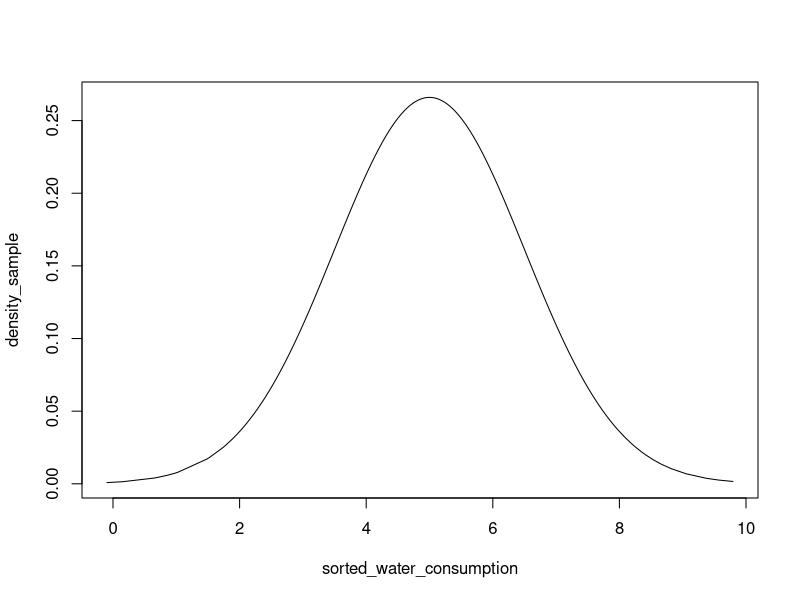
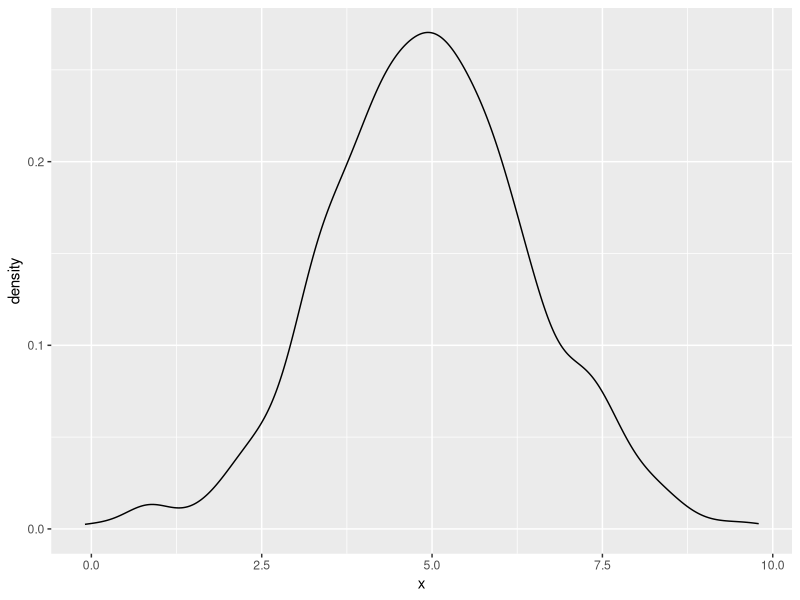
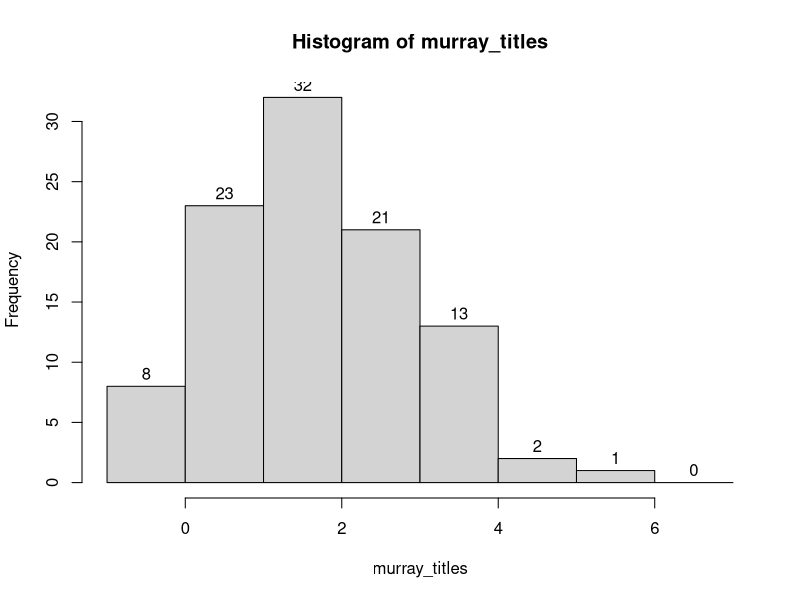
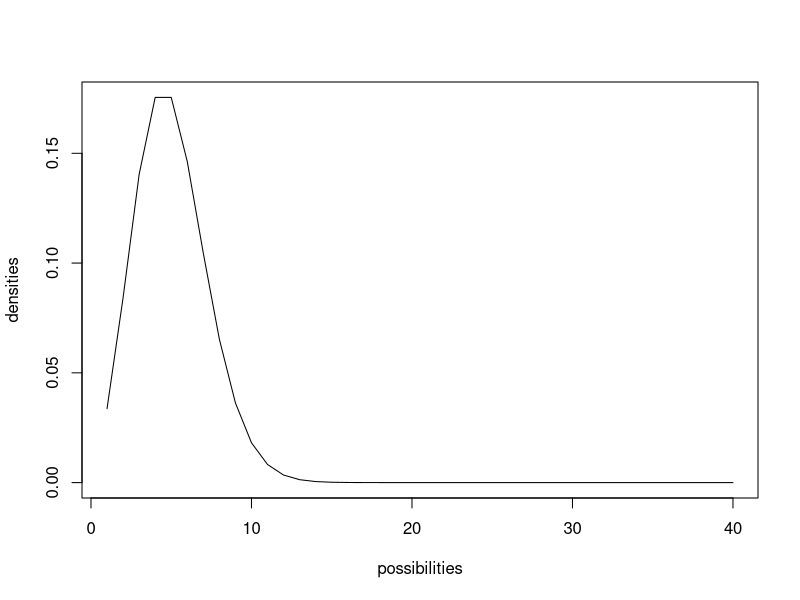
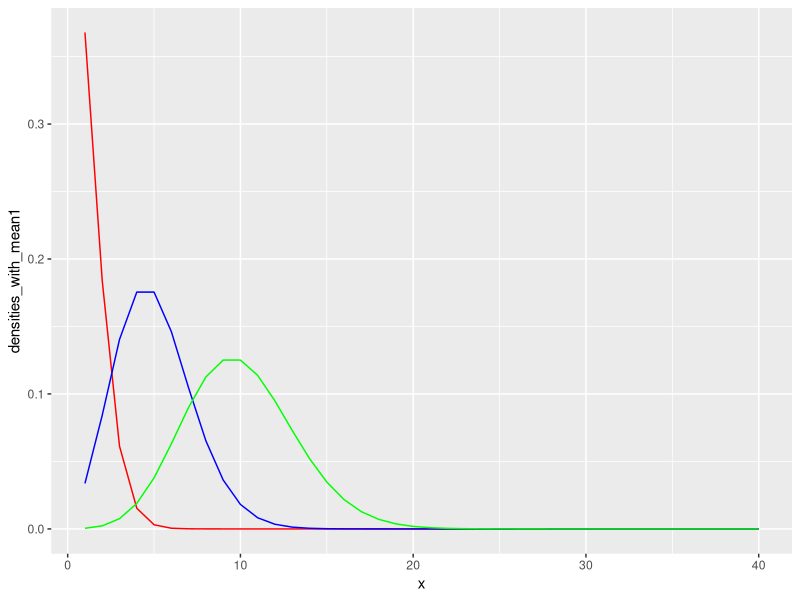
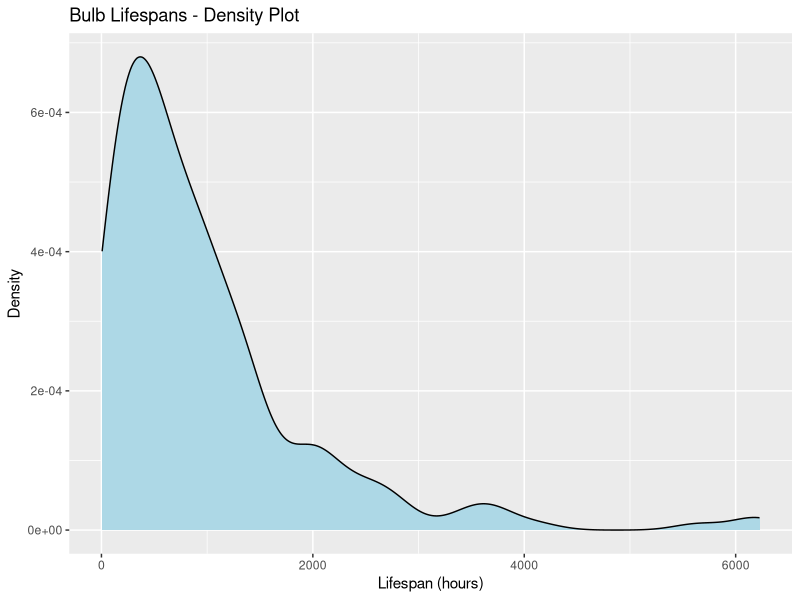
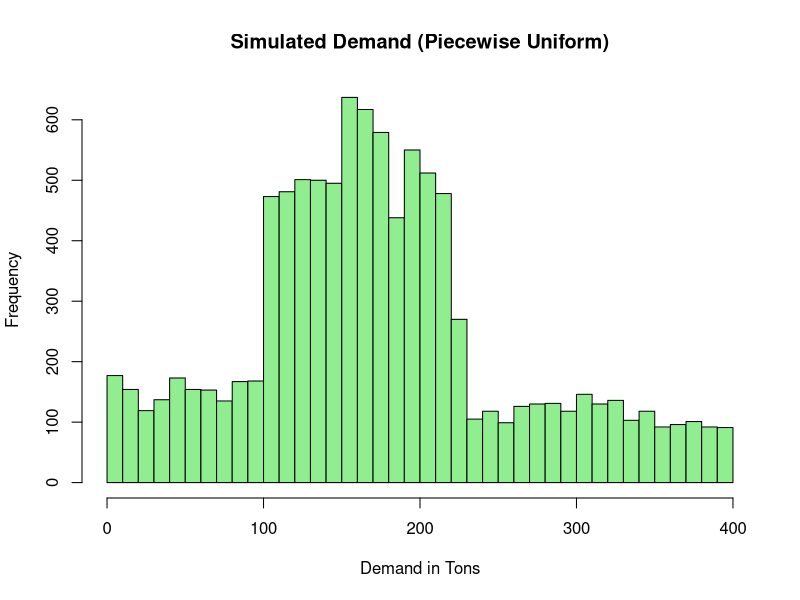

The R source for these figures, in order:
## ---- chunk 1
knitr::opts_chunk$set(echo = TRUE)
## ---- chunk 2
set.seed(1234)
# Create a vector of 1000 random normal numbers with a mean of 5 and standard deviation of 1.5. Name this as human_water_consumption. Assuming that this 1000 sample vector is taken from the global water consumption vector.  
human_water_consumption <- rnorm(n = 1000, mean = 5, sd = 1.5)
head(human_water_consumption)
# Plot the normal distribution as a density plot (This should be nothing but a bell curve!)

# Approach - 1
# Use base plot ()
sorted_water_consumption <- sort(human_water_consumption)
print(head(sorted_water_consumption))

density_sample <- dnorm(sorted_water_consumption,
                        mean=5,
                        sd = 1.5)
head(density_sample)
plot(x = sorted_water_consumption,
     y = density_sample,
     type = 'l')

# Approach - 2
# Use geom_density (No need to calculate the densities separately)
library(ggplot2)
ggplot(data.frame(x = human_water_consumption)) +
   geom_density(aes(x))

## ---- chunk 3
# What is the global water consumption density for 1 liter of water? 
x1 <- dnorm(x = 1, mean=5, sd=1.5)

# What is the global water consumption density for 5 liters of water? 
x2 <- dnorm(x = 5, mean=5, sd=1.5)

# Which density value is high? Provide your interpretation. 
ifelse(x1 > x2, "1 litre consumption is popular",
       "5 litre consumption is popular")
## ---- chunk 4
# What is the average water consumption of bottom 25% of population?  
qnorm(0.25, mean = 5, sd = 1.5)

# What is the average water consumption of top 25% of population?  
qnorm(0.75, mean = 5, sd = 1.5)

## ---- chunk 5
# What percentage of population drinks less than 2 liters of water a day?   
pnorm(2, mean = 5, sd = 1.5)

# What proportion of the population consumes 7 liters or more of water per day?
1 - pnorm(7, mean = 5, sd = 1.5)

## ---- chunk 6
# Create a 100-person sample from a group of sports bettors predicting the number of titles Andy Murray will win in the next 10 tournaments. Assume that his current title-winning percentage is 0.25. Save the output to murray_win_rate and print the first 10 elements. 
set.seed(1234)
murray_titles <- rbinom(100, 10, 0.25)  
head(murray_titles, 10)

# Create a histogram using the murray_win_rate sample prediction. 
hist(murray_titles, breaks = c(-1, 0, 1, 2, 3, 4, 5, 6, 7),
     labels = T)

## ---- chunk 7

# Create a vector of sample sizes ranging from 1 to 40 incrementing by 1. 
# Capture Poisson densities for these 40 samples. Hint: Use dpois() function. You need to pass the sample size and the sample mean of 5 cars. 
possibilities <- seq(1, 40)
densities <- dpois(possibilities, lambda = 5)

# Draw the Poisson densities plot 
plot(x = possibilities, y = densities, type = 'l')

## ---- chunk 8
# Please provide interpretations for the below plots. 
library(ggplot2)
success_samples <- seq(1, 40, 1)
densities_with_mean1 <- dpois(success_samples, 1)
densities_with_mean5 <- dpois(success_samples, 5)
densities_with_mean10 <- dpois(success_samples, 10)

ggplot(data.frame(x=success_samples), aes(x)) +
  geom_line(aes(y=densities_with_mean1), colour="red") +
  geom_line(aes(y=densities_with_mean5), colour="blue") +
  geom_line(aes(y=densities_with_mean10), colour="green")

## ---- chunk 9
# Average lifespan of the bulb (hours)
average_lifespan <- 1000

# Failure rate (lambda) - inverse of average lifespan
failure_rate <- 1 / average_lifespan

# Simulate lifespans for 200 bulbs
bulb_lifespans <- rexp(n = 200, rate = failure_rate)

# Print some lifespans (in hours)
head(bulb_lifespans)
## ---- chunk 10
# Create the density plot
ggplot(as.data.frame(bulb_lifespans)) +
  geom_density(aes(x=bulb_lifespans), fill = "lightblue") +  
  labs(title = "Bulb Lifespans - Density Plot",
       x = "Lifespan (hours)",
       y = "Density")
## ---- chunk 11
inventory_data <- data.frame(demand = c(100, 150, 175, 225, 350, 400), 
                             prob = c(0.15, 0.24, 0.16, 0.25, 0.15, 0.05), 
                             lower_bound = c(0, 0.15, 0.39, 0.55, 0.80, 0.95), 
                             upper_bound = c(0.15, 0.39, 0.55, 0.80, 0.95, 1) )   

expected_value <- sum(inventory_data$demand * inventory_data$prob) 
print(expected_value ) 
## ---- chunk 12
# Define possible demands and their probabilities 

demands <- c(100, 150, 175, 225, 350, 400)
probs <- c(0.15, 0.24, 0.16, 0.25, 0.15, 0.05) 

# Simulate 10,000 days of demand 

set.seed(1234)
simulated_demand <- sample(demands, 
                           size = 10000, 
                           replace = TRUE, 
                           prob = probs) 

# function to calculate profit based on an 'order_quantity' 

calc_profit <- function(order_qty, demand) { 
  sold <- pmin(order_qty, demand) 
  unsold <- pmax(0, order_qty - demand) 
  # Profit = (Revenue - Cost) + (Refund for unsold) 
  # OR simplified: (Sold * 12.50) - (Unsold * (27.50 - 8.50)) 

profit <- (sold * 12.50) - (unsold * 19.00) 
return(mean(profit)) 
}

## ---- chunk 13
# Setting the order quantity 
my_order_qty <- 207 

# Calling the function 
average_expected_profit <- calc_profit(order_qty = my_order_qty, demand = simulated_demand) 

# Print the result 
cat("For an order quantity of", my_order_qty, "packs, the expected average profit is: $", round(average_expected_profit, 2)) 
## ---- chunk 14
# Find Optimal val. 
# 1. Create order quantities from 100 to 400 in multiples of 20 
order_options <- seq(100, 400, by = 20) 

# 2. Run the simulation for each order quantity 
#We use an anonymous function to pass the simulated_demand into your calc_profit 
expected_profits <- sapply(order_options, function(q) calc_profit(q, simulated_demand)) 

# 3. Combine into a DataFrame 
profit_results <- data.frame( Order_Quantity = order_options, Average_Profit = round(expected_profits, 2) ) 

# 4. Print the final DataFrame 
print(profit_results) 

# 5. Find the absolute best one in this list 
best_order <- profit_results[which.max(profit_results$Average_Profit), ] 

cat("\n--- Optimization Result ---\n") 
cat("The best order quantity is", best_order$Order_Quantity, "with an expected profit of $", best_order$Average_Profit) 
## ---- chunk 15
set.seed(1234) 
n_simulations <- 10000 

# 1. Define the ranges (mins and maxes) and their probabilities 

ranges <- list( 
  c(0, 100),   # 15% 
  c(100, 150), # 24% 
  c(150, 175), # 16% 
  c(175, 225), # 25% 
  c(225, 350), # 15% 
  c(350, 400)  # 5% 
) 

probs <- c(0.15, 0.24, 0.16, 0.25, 0.15, 0.05) 

# 2. Randomly assign each of the 10,000 simulations to a range index (1 through 6) 

range_indices <- sample(1:length(ranges), size = n_simulations, replace = TRUE, prob = probs) 

# 3. For each index, generate a random number within that specific min/max 

simulated_demand_range <- sapply(range_indices, function(i) { 
  round(runif(1, min = ranges[[i]][1], max = ranges[[i]][2]) ,0)
}) 

# 4. View the distribution 

hist(simulated_demand_range, breaks = 40, col = "lightgreen",  
     main = "Simulated Demand (Piecewise Uniform)",  
     xlab = "Demand in Tons") 
## ---- chunk 16
# Find Optimal val. 
# 1. Create order quantities from 100 to 400 in multiples of 20 
order_options <- seq(100, 400, by = 20) 

# 2. Run the simulation for each order quantity 
#We use an anonymous function to pass the simulated_demand into your calc_profit 
expected_profits <- sapply(order_options, function(q) calc_profit(q, simulated_demand_range)) 

# 3. Combine into a DataFrame 
profit_results <- data.frame( Order_Quantity = order_options, Average_Profit = round(expected_profits, 2) ) 

# 4. Print the final DataFrame 
print(profit_results) 

# 5. Find the absolute best one in this list 
best_order <- profit_results[which.max(profit_results$Average_Profit), ] 

cat("\n--- Optimization Result ---\n") 
cat("The best order quantity is", best_order$Order_Quantity, "with an expected profit of $", best_order$Average_Profit) 
